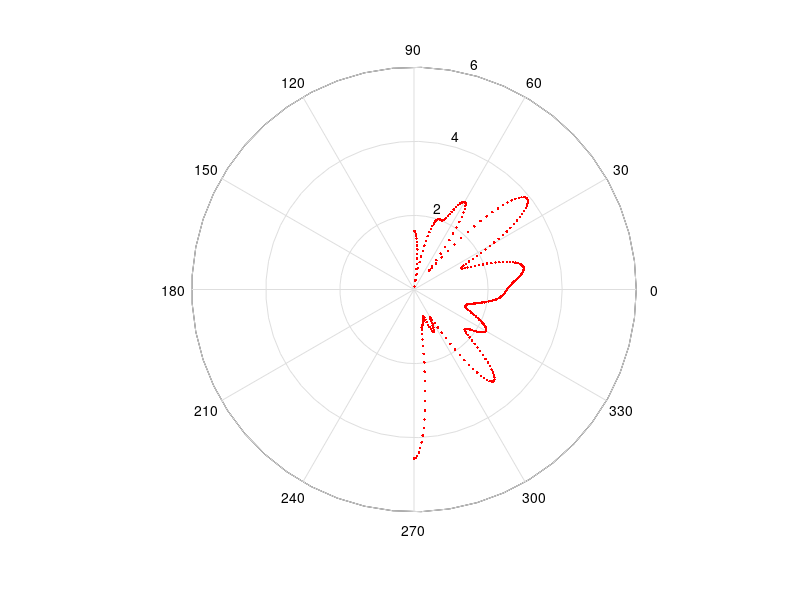
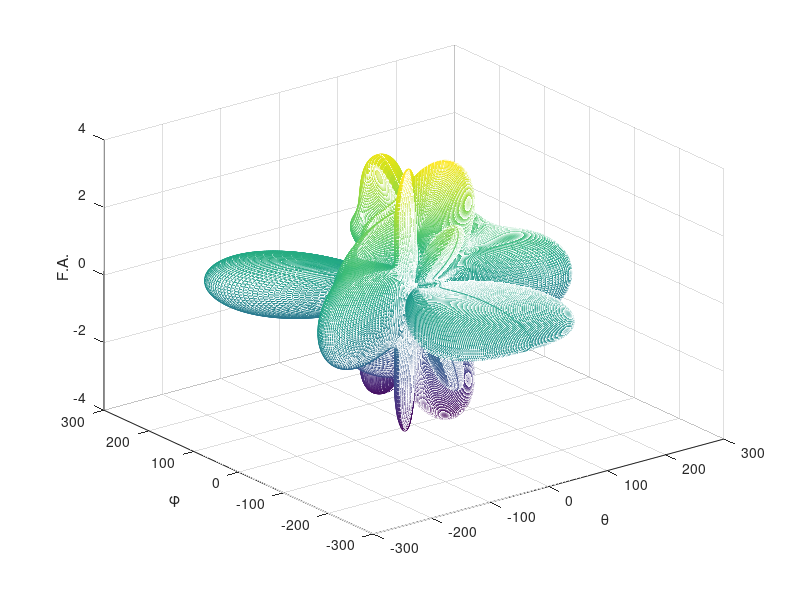

These charts were generated, in order, by the following MATLAB code:
clear;
clc;
close all;

theta_0 = 45*pi/180;
phi_0 = 0;
lambda=1;
a = lambda; % radio del arreglo en fracciones de lambda
N = 5; % numero de elementos del arreglo
n = 0:1:(N-1);
phi_n = ((2*pi/N)*n); % posicion de cada antena en el arreglo

% -------------------------------------------------------------------------

theta = -pi/2:1/100:1*pi/2;
phi = 0:1/50:2*pi;
sum = 0;
for cont = 1:N
    sum = sum + exp((j*2*pi*a)*(sin(theta).*cos(phi-phi_n(cont)) - sin(theta_0)*cos(phi_0-phi_n(cont))));
end

fa = abs(sum);
figure(1)
%plot(theta*180/pi,fa);
polar(theta,fa,'r.');
%% -------------------------------------------------------------------------

[xx yy] = meshgrid(theta,phi);
sum = 0;
for cont = 1:N
    sum = sum + exp((j*2*pi*a)*(sin(xx).*cos(yy-phi_n(cont)) - sin(theta_0)*cos(phi_0-phi_n(cont))));
end

fa = abs(sum);
[X,Y,Z] = sph2cart(xx,yy,fa);

figure(2)
%plot(theta,fa)
mesh(X*180/pi,Y*180/pi,Z);
%mesh(xx*180/pi,yy*180/pi,fa);
xlabel('\theta')
ylabel('\phi ')
zlabel('F.A.')

% -------------------------------------------------------------------------

% theta = (-pi/2):1/100:(pi/2);
% % theta = 0:1/50:2*pi;
% phi = 0:1/50:2*pi;
% sum = 0;
% for cont = 1:N
%     sum = sum + exp((j*2*pi*a)*(sin(theta).*cos(phi-phi_n(cont)) - sin(theta_0)*cos(phi_0-phi_n(cont))));
% end
% 
% fa = abs(sum);
% figure(3)
% plot(theta*180/pi,fa);
% % polar(theta,fa);
% grid on;
% xlabel('\theta [Grados]')
% ylabel('|F.A.|')
